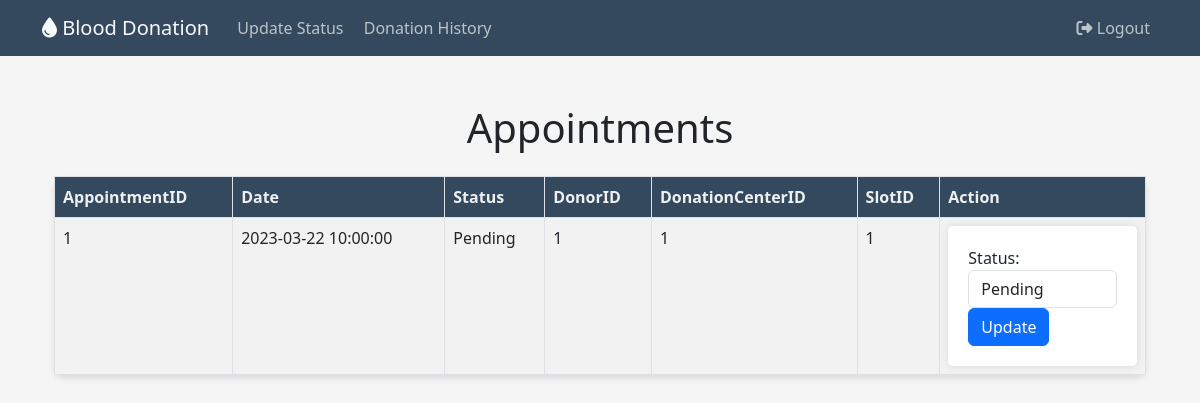
The page /changestatus on the database as committed earlier.
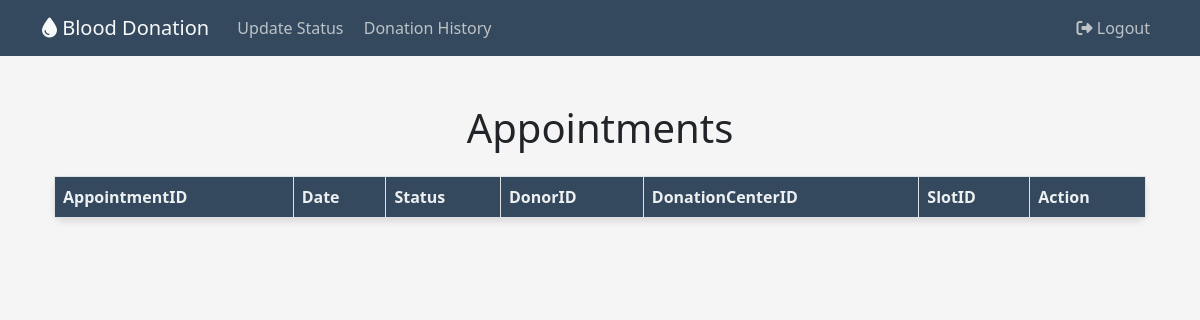
The same page on the database as committed later.
### website/models.py (models this page shows)
class Appointment(db.Model):
    AppointmentID = db.Column(db.Integer, primary_key=True, autoincrement=True)
    Date = db.Column(db.DateTime, nullable=False)
    Status = db.Column(db.String(20), nullable=False)
    DonorID = db.Column(db.Integer, db.ForeignKey('donors.DonorID'))
    DonationCenterID = db.Column(db.Integer, db.ForeignKey('donation_center.DonationCenterID'))
    SlotID = db.Column(db.Integer, db.ForeignKey('slots.SlotID'))

### website/auth.py (the view)
@auth.route('/changestatus')
def changestatus():
    appointments = Appointment.query.all()
    return render_template('status.html', appointments=appointments)

### website/templates/status.html (shortened to what this page needs)
{% extends "base2.html" %}
{% block text %}
<div class="container my-5">
    <h1 class="mb-4">Appointments</h1>
    <table class="table table-striped table-bordered table-custom">
        <thead>
            <tr>
				<th>AppointmentID</th>
				<th>Date</th>
				<th>Status</th>
				<th>DonorID</th>
				<th>DonationCenterID</th>
                <th>SlotID</th>
                <th>Action</th>
			</tr>
		</thead>
		<tbody>
			{% for appointment in appointments %}
			<tr>
				<td>{{ appointment.AppointmentID }}</td>
				<td>{{ appointment.Date }}</td>
				<td>{{ appointment.Status }}</td>
				<td>{{ appointment.DonorID }}</td>
				<td>{{ appointment.DonationCenterID }}</td>
                <td>{{ appointment.SlotID }}</td>
                <td>
                    <form method="POST" action="/appointments/{{ appointment.AppointmentID }}/update">
                        <div class="form-group">
                            <label for="status">Status:</label>
                            <select class="form-control" id="status" name="status">
                                <option value="Pending" {% if appointment.Status == 'Pending' %} selected {% endif %}>Pending</option>
                            </select>
                        </div>
                        <button type="submit" class="btn btn-primary">Update</button>
                    </form>
                </td>
            </tr>
			{% endfor %}
		</tbody>
	</table>
</div>
{% endblock %}

### website/templates/base2.html (shortened to what this page needs)
<!DOCTYPE html>
<html>
<head>
    <link rel="stylesheet" type="text/css" href="{{ url_for('static', filename='styles.css') }}">
	<link rel="stylesheet" href="https://cdnjs.cloudflare.com/ajax/libs/font-awesome/6.3.0/css/all.min.css" />
	<link href="https://cdn.jsdelivr.net/npm/bootstrap@5.3.0-alpha1/dist/css/bootstrap.min.css" rel="stylesheet">
	<link rel="stylesheet" href="https://cdnjs.cloudflare.com/ajax/libs/bootstrap-datepicker/1.9.0/css/bootstrap-datepicker.css" />
</head>
<body>
	<nav class="navbar navbar-expand-lg navbar-custom">
		<div class="container">
			<a class="navbar-brand text-light" href="#"><i class="fas fa-tint"></i> Blood Donation</a>
			<div class="collapse navbar-collapse" id="navbarNav">
				<ul class="navbar-nav me-auto">
					<li class="nav-item">
						<a class="nav-link nav-link-custom" href="/updatestatus"> Update Status </a>
                    </li>
                    <li class="nav-item">
                        <a class="nav-link nav-link-custom" href="/alldonationhistory"> Donation History </a>
					</li>
				</ul>
				<ul class="navbar-nav">
					<li class="nav-item">
						<a class="nav-link nav-link-custom" href="/logout"><i class="fas fa-sign-out-alt"></i> Logout</a>
					</li>
				</ul>
			</div>
		</div>
	</nav>
	<div class="container mt-4 mb-4">
		{% block text %}
		{% endblock %}
	</div>
</body>
</html>

### website/static/styles.css (style rules this page uses)
body { font-family: 'Poppins', sans-serif; background-color: #f5f5f5 !important; }
h1 { font-size: 36px; margin: 20px 0; text-align: center; color: #4a4a4a; }
.navbar-custom { background-color: #34495e; }
.nav-link-custom { color: #bdc3c7 !important; }

### website/templates/status.html (style rules this page uses)
.table-custom { background-color: #fff; border-radius: 10px; box-shadow: 0 4px 6px rgba(0, 0, 0, 0.1); }
.table-custom thead th { background-color: #34495e; color: #ecf0f1; }

Rows that differ between the two databases and show on the page:
removed Appointment: AppointmentID "1", Date "2023-03-22 10:00:00", Status "Pending", DonorID "1", DonationCenterID "1", SlotID "1", status "Pending"
